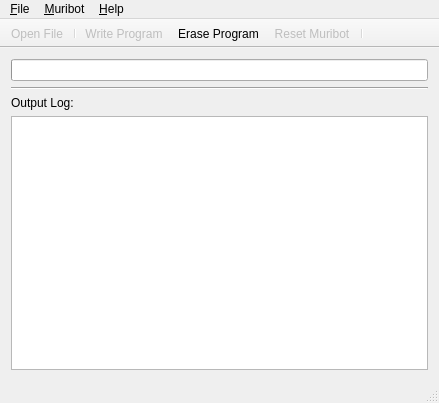
<?xml version="1.0" encoding="UTF-8"?>
<ui version="4.0">
 <class>MuriProg</class>
 <widget class="QMainWindow" name="MuriProg">
  <property name="geometry">
   <rect>
    <x>0</x>
    <y>0</y>
    <width>439</width>
    <height>403</height>
   </rect>
  </property>
  <property name="sizePolicy">
   <sizepolicy hsizetype="Expanding" vsizetype="Expanding">
    <horstretch>0</horstretch>
    <verstretch>0</verstretch>
   </sizepolicy>
  </property>
  <property name="windowTitle">
   <string notr="true">MuriProg</string>
  </property>
  <property name="windowIcon">
   <iconset resource="resources.qrc">
    <normaloff>:/MuriProg/Resources/Logo.png</normaloff>:/MuriProg/Resources/Logo.png</iconset>
  </property>
  <widget class="QWidget" name="MainWidget">
   <layout class="QGridLayout" name="gridLayout">
    <item row="3" column="0">
     <widget class="QPlainTextEdit" name="Output">
      <property name="minimumSize">
       <size>
        <width>350</width>
        <height>0</height>
       </size>
      </property>
      <property name="readOnly">
       <bool>true</bool>
      </property>
     </widget>
    </item>
    <item row="1" column="0">
     <widget class="Line" name="line">
      <property name="orientation">
       <enum>Qt::Horizontal</enum>
      </property>
     </widget>
    </item>
    <item row="0" column="0">
     <widget class="QProgressBar" name="ProgressBar">
      <property name="value">
       <number>0</number>
      </property>
      <property name="textVisible">
       <bool>false</bool>
      </property>
     </widget>
    </item>
    <item row="2" column="0">
     <widget class="QLabel" name="OutputLabel">
      <property name="text">
       <string>Output Log:</string>
      </property>
     </widget>
    </item>
   </layout>
  </widget>
  <widget class="QMenuBar" name="MainMenu">
   <property name="geometry">
    <rect>
     <x>0</x>
     <y>0</y>
     <width>439</width>
     <height>21</height>
    </rect>
   </property>
   <widget class="QMenu" name="FileMenu">
    <property name="title">
     <string>&amp;File</string>
    </property>
    <addaction name="OpenAction"/>
    <addaction name="separator"/>
    <addaction name="ExitAction"/>
   </widget>
   <widget class="QMenu" name="MuribotMenu">
    <property name="title">
     <string>&amp;Muribot</string>
    </property>
    <addaction name="separator"/>
    <addaction name="WriteAction"/>
    <addaction name="EraseAction"/>
    <addaction name="ResetAction"/>
    <addaction name="separator"/>
    <addaction name="SettingsAction"/>
   </widget>
   <widget class="QMenu" name="HelpMenu">
    <property name="title">
     <string>&amp;Help</string>
    </property>
    <addaction name="ViewManualAction"/>
    <addaction name="AboutAction"/>
   </widget>
   <addaction name="FileMenu"/>
   <addaction name="MuribotMenu"/>
   <addaction name="HelpMenu"/>
  </widget>
  <widget class="QStatusBar" name="StatusBar"/>
  <widget class="QToolBar" name="mainToolBar">
   <property name="windowTitle">
    <string>Display Toolbar</string>
   </property>
   <property name="movable">
    <bool>false</bool>
   </property>
   <property name="floatable">
    <bool>false</bool>
   </property>
   <attribute name="toolBarArea">
    <enum>TopToolBarArea</enum>
   </attribute>
   <attribute name="toolBarBreak">
    <bool>false</bool>
   </attribute>
   <addaction name="OpenAction"/>
   <addaction name="separator"/>
   <addaction name="WriteAction"/>
   <addaction name="EraseAction"/>
   <addaction name="ResetAction"/>
   <addaction name="separator"/>
  </widget>
  <action name="OpenAction">
   <property name="enabled">
    <bool>false</bool>
   </property>
   <property name="icon">
    <iconset resource="resources.qrc">
     <normaloff>:/MuriProg/Resources/Load.png</normaloff>:/MuriProg/Resources/Load.png</iconset>
   </property>
   <property name="text">
    <string>&amp;Open File</string>
   </property>
   <property name="toolTip">
    <string>Import Firmware Image</string>
   </property>
   <property name="shortcut">
    <string>Ctrl+O</string>
   </property>
  </action>
  <action name="ExitAction">
   <property name="text">
    <string>E&amp;xit</string>
   </property>
   <property name="shortcut">
    <string>Ctrl+Q</string>
   </property>
  </action>
  <action name="WriteAction">
   <property name="enabled">
    <bool>false</bool>
   </property>
   <property name="icon">
    <iconset resource="resources.qrc">
     <normaloff>:/MuriProg/Resources/Program.png</normaloff>:/MuriProg/Resources/Program.png</iconset>
   </property>
   <property name="text">
    <string>&amp;Write Program</string>
   </property>
  </action>
  <action name="AboutAction">
   <property name="icon">
    <iconset resource="resources.qrc">
     <normaloff>:/MuriProg/Resources/Help.png</normaloff>:/MuriProg/Resources/Help.png</iconset>
   </property>
   <property name="text">
    <string>&amp;About</string>
   </property>
  </action>
  <action name="SettingsAction">
   <property name="enabled">
    <bool>false</bool>
   </property>
   <property name="icon">
    <iconset resource="resources.qrc">
     <normaloff>:/MuriProg/Resources/Settings.png</normaloff>:/MuriProg/Resources/Settings.png</iconset>
   </property>
   <property name="text">
    <string>&amp;Settings...</string>
   </property>
  </action>
  <action name="ResetAction">
   <property name="enabled">
    <bool>false</bool>
   </property>
   <property name="icon">
    <iconset resource="resources.qrc">
     <normaloff>:/MuriProg/Resources/Reset.png</normaloff>:/MuriProg/Resources/Reset.png</iconset>
   </property>
   <property name="text">
    <string>&amp;Reset Muribot</string>
   </property>
  </action>
  <action name="ViewManualAction">
   <property name="icon">
    <iconset resource="resources.qrc">
     <normaloff>:/MuriProg/Resources/Manual.png</normaloff>:/MuriProg/Resources/Manual.png</iconset>
   </property>
   <property name="text">
    <string>&amp;View Manual</string>
   </property>
  </action>
  <action name="EraseAction">
   <property name="icon">
    <iconset resource="resources.qrc">
     <normaloff>:/MuriProg/Resources/Erase.png</normaloff>:/MuriProg/Resources/Erase.png</iconset>
   </property>
   <property name="text">
    <string>&amp;Erase Program</string>
   </property>
  </action>
 </widget>
 <layoutdefault spacing="6" margin="11"/>
 <resources>
  <include location="resources.qrc"/>
 </resources>
 <connections/>
</ui>
